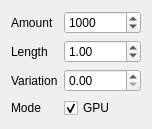
<?xml version="1.0" encoding="UTF-8"?>
<ui version="4.0">
 <class>RandomDistributorModelWidget</class>
 <widget class="QWidget" name="RandomDistributorModelWidget">
  <property name="geometry">
   <rect>
    <x>0</x>
    <y>0</y>
    <width>152</width>
    <height>114</height>
   </rect>
  </property>
  <property name="windowTitle">
   <string>Form</string>
  </property>
  <layout class="QFormLayout" name="formLayout">
   <item row="0" column="0">
    <widget class="QLabel" name="countLabel">
     <property name="text">
      <string>Amount</string>
     </property>
    </widget>
   </item>
   <item row="0" column="1">
    <widget class="QSpinBox" name="countSpinBox">
     <property name="maximum">
      <number>999999</number>
     </property>
     <property name="singleStep">
      <number>100</number>
     </property>
     <property name="value">
      <number>1000</number>
     </property>
    </widget>
   </item>
   <item row="3" column="0">
    <widget class="QLabel" name="modeLabel">
     <property name="text">
      <string>Mode</string>
     </property>
    </widget>
   </item>
   <item row="3" column="1">
    <widget class="QCheckBox" name="modeCheckBox">
     <property name="text">
      <string>GPU</string>
     </property>
     <property name="checked">
      <bool>true</bool>
     </property>
    </widget>
   </item>
   <item row="1" column="0">
    <widget class="QLabel" name="lengthLabel">
     <property name="text">
      <string>Length</string>
     </property>
    </widget>
   </item>
   <item row="1" column="1">
    <widget class="QDoubleSpinBox" name="lengthSpinBox">
     <property name="minimum">
      <double>0.010000000000000</double>
     </property>
     <property name="singleStep">
      <double>0.100000000000000</double>
     </property>
     <property name="value">
      <double>1.000000000000000</double>
     </property>
    </widget>
   </item>
   <item row="2" column="0">
    <widget class="QLabel" name="variationLabel">
     <property name="text">
      <string>Variation</string>
     </property>
    </widget>
   </item>
   <item row="2" column="1">
    <widget class="QDoubleSpinBox" name="variationSpinBox">
     <property name="minimum">
      <double>0.000000000000000</double>
     </property>
     <property name="maximum">
      <double>1.000000000000000</double>
     </property>
     <property name="singleStep">
      <double>0.100000000000000</double>
     </property>
     <property name="value">
      <double>0.000000000000000</double>
     </property>
    </widget>
   </item>
  </layout>
 </widget>
 <resources/>
 <connections/>
</ui>
